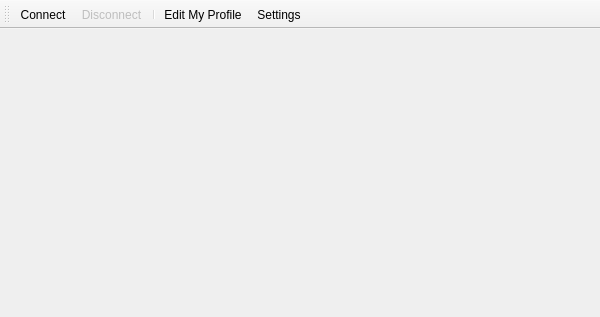
<?xml version="1.0" encoding="UTF-8"?>
<ui version="4.0">
 <class>WidgetIRCMain</class>
 <widget class="QMainWindow" name="WidgetIRCMain">
  <property name="geometry">
   <rect>
    <x>0</x>
    <y>0</y>
    <width>600</width>
    <height>317</height>
   </rect>
  </property>
  <property name="windowTitle">
   <string>Chat Center</string>
  </property>
  <widget class="QWidget" name="centralwidget">
   <layout class="QVBoxLayout" name="verticalLayoutIRCMain">
    <property name="spacing">
     <number>0</number>
    </property>
    <property name="margin">
     <number>0</number>
    </property>
   </layout>
  </widget>
  <widget class="QToolBar" name="toolBarChatControls">
   <property name="contextMenuPolicy">
    <enum>Qt::PreventContextMenu</enum>
   </property>
   <property name="windowTitle">
    <string>toolBar</string>
   </property>
   <property name="iconSize">
    <size>
     <width>16</width>
     <height>16</height>
    </size>
   </property>
   <property name="toolButtonStyle">
    <enum>Qt::ToolButtonTextBesideIcon</enum>
   </property>
   <property name="floatable">
    <bool>false</bool>
   </property>
   <attribute name="toolBarArea">
    <enum>TopToolBarArea</enum>
   </attribute>
   <attribute name="toolBarBreak">
    <bool>false</bool>
   </attribute>
   <addaction name="actionConnect"/>
   <addaction name="actionDisconnect"/>
   <addaction name="separator"/>
   <addaction name="actionEditMyProfile"/>
   <addaction name="actionChatSettings"/>
  </widget>
  <action name="actionConnect">
   <property name="icon">
    <iconset resource="../Resource.qrc">
     <normaloff>:/Resource/Network/Connect.png</normaloff>:/Resource/Network/Connect.png</iconset>
   </property>
   <property name="text">
    <string>Connect</string>
   </property>
  </action>
  <action name="actionDisconnect">
   <property name="enabled">
    <bool>false</bool>
   </property>
   <property name="icon">
    <iconset resource="../Resource.qrc">
     <normaloff>:/Resource/Network/Disconnect.png</normaloff>:/Resource/Network/Disconnect.png</iconset>
   </property>
   <property name="text">
    <string>Disconnect</string>
   </property>
  </action>
  <action name="actionEditMyProfile">
   <property name="icon">
    <iconset resource="../Resource.qrc">
     <normaloff>:/Resource/Chat/DefaultAvatar.png</normaloff>:/Resource/Chat/DefaultAvatar.png</iconset>
   </property>
   <property name="text">
    <string>Edit My Profile</string>
   </property>
  </action>
  <action name="actionChatSettings">
   <property name="icon">
    <iconset resource="../Resource.qrc">
     <normaloff>:/Resource/Generic/Settings.png</normaloff>:/Resource/Generic/Settings.png</iconset>
   </property>
   <property name="text">
    <string>Settings</string>
   </property>
   <property name="toolTip">
    <string>Settings</string>
   </property>
  </action>
 </widget>
 <resources>
  <include location="../Resource.qrc"/>
 </resources>
 <connections/>
</ui>
